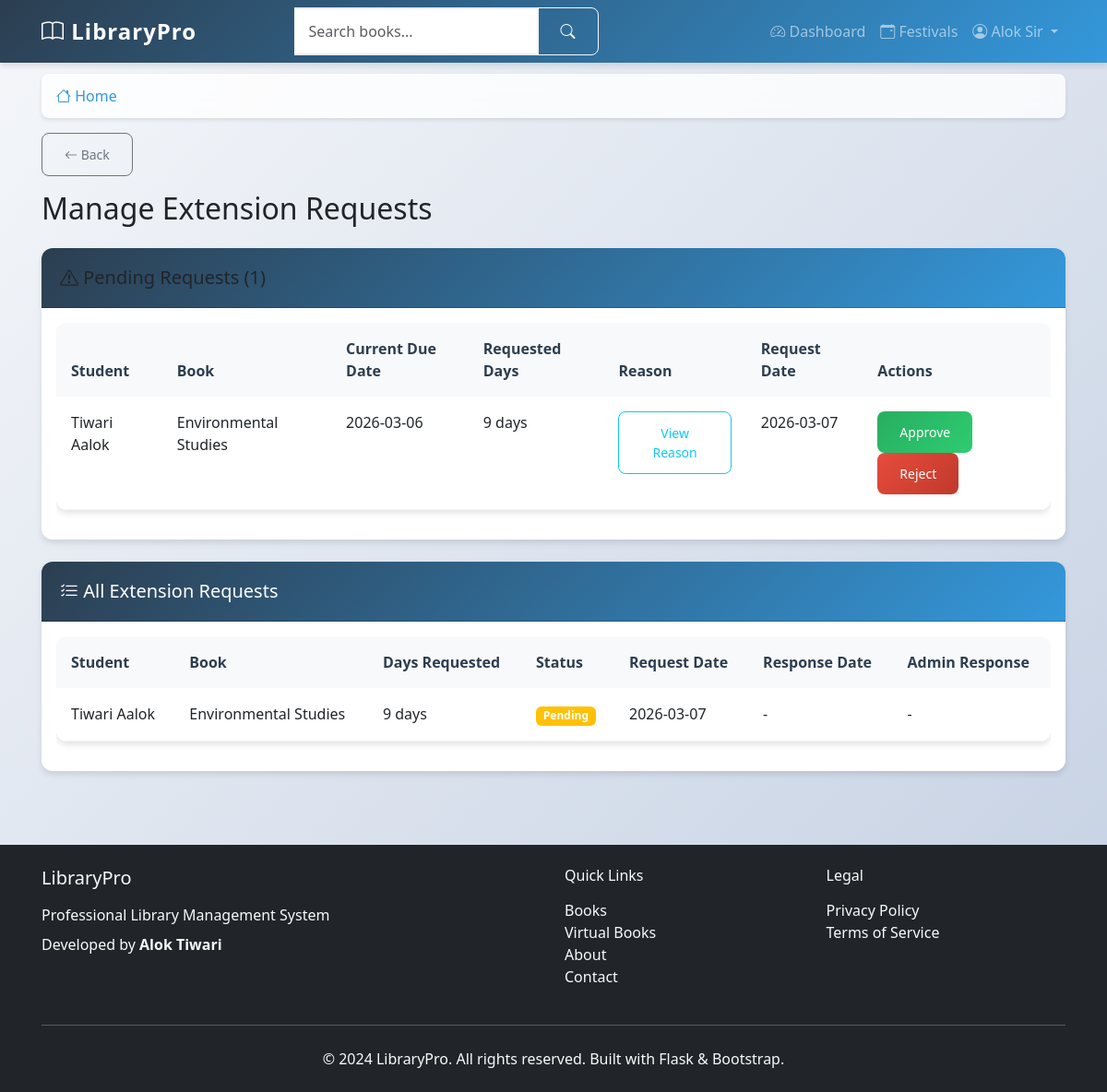
/manage-extensions (signed in), run on the app's committed database.
### app/models.py (models this page shows, shortened)
class User(UserMixin, db.Model):
    id = db.Column(db.Integer, primary_key=True)
    prn_number = db.Column(db.String(20), unique=True, nullable=False)
    username = db.Column(db.String(80), unique=True, nullable=False)
    email = db.Column(db.String(120), unique=True, nullable=False)
    name = db.Column(db.String(100), nullable=False)
    mother_name = db.Column(db.String(100), nullable=False)
    dob = db.Column(db.String(10), nullable=False)  # Format: DDMMYYYY
    phone = db.Column(db.String(15), nullable=True)
    address = db.Column(db.Text, nullable=True)
    password_hash = db.Column(db.String(255), nullable=False)
    role = db.Column(db.String(20), nullable=False, default='student')
    year = db.Column(db.String(10), nullable=True)  # 1st, 2nd, 3rd, 4th, 5th
    course = db.Column(db.String(50), nullable=True)  # BSC IT, BSC CS, etc.
    total_books_borrowed = db.Column(db.Integer, default=0)
    total_extension_requests = db.Column(db.Integer, default=0)
    library_hours_this_month = db.Column(db.Float, default=0.0)
    library_hours_this_year = db.Column(db.Float, default=0.0)
    created_at = db.Column(db.DateTime, default=datetime.utcnow)
    updated_at = db.Column(db.DateTime, default=datetime.utcnow, onupdate=datetime.utcnow)
    loans = db.relationship('Loan', backref='borrower', lazy='dynamic')
    library_sessions = db.relationship('LibrarySession', backref='user', lazy='dynamic')

class ExtensionRequest(db.Model):
    id = db.Column(db.Integer, primary_key=True)
    loan_id = db.Column(db.Integer, db.ForeignKey('loan.id'), nullable=False)
    requested_days = db.Column(db.Integer, nullable=False)
    reason = db.Column(db.Text, nullable=False)
    status = db.Column(db.String(20), nullable=False, default='pending')  # pending, approved, rejected
    admin_response = db.Column(db.Text, nullable=True)
    request_date = db.Column(db.DateTime, nullable=False, default=datetime.utcnow)
    response_date = db.Column(db.DateTime, nullable=True)
    responded_by = db.Column(db.Integer, db.ForeignKey('user.id'), nullable=True)
    status_expires_at = db.Column(db.DateTime, nullable=True)
    loan = db.relationship('Loan', backref='extension_requests')
    admin = db.relationship('User', foreign_keys=[responded_by])

class Book(db.Model):
    id = db.Column(db.Integer, primary_key=True)
    title = db.Column(db.String(200), nullable=False)
    author = db.Column(db.String(100), nullable=False)
    category = db.Column(db.String(50), nullable=False, default='General')
    semester = db.Column(db.String(20), nullable=True)
    course = db.Column(db.String(50), nullable=True)
    isbn = db.Column(db.String(20), nullable=True)
    thumbnail = db.Column(db.String(500), nullable=True)
    copies_total = db.Column(db.Integer, nullable=False, default=1)
    copies_available = db.Column(db.Integer, nullable=False, default=1)
    is_new_book = db.Column(db.Boolean, nullable=False, default=True)
    new_book_expires = db.Column(db.DateTime, nullable=True)
    is_prebooking = db.Column(db.Boolean, nullable=False, default=False)
    prebooking_starts = db.Column(db.DateTime, nullable=True)
    prebooking_slots = db.Column(db.Integer, nullable=False, default=0)
    prebooking_taken = db.Column(db.Integer, nullable=False, default=0)
    is_virtual = db.Column(db.Boolean, nullable=False, default=False)
    pdf_file_path = db.Column(db.String(500), nullable=True)
    virtual_price = db.Column(db.Float, nullable=True, default=0.0)  # Free to read
    download_price = db.Column(db.Float, nullable=True, default=11.0)  # ₹11 to download
    created_at = db.Column(db.DateTime, default=datetime.utcnow)
    loans = db.relationship('Loan', backref='book', lazy='dynamic')

class Loan(db.Model):
    id = db.Column(db.Integer, primary_key=True)
    user_id = db.Column(db.Integer, db.ForeignKey('user.id'), nullable=False)
    book_id = db.Column(db.Integer, db.ForeignKey('book.id'), nullable=False)
    issue_date = db.Column(db.DateTime, nullable=False, default=datetime.utcnow)
    due_date = db.Column(db.DateTime, nullable=False)
    return_date = db.Column(db.DateTime, nullable=True)

### app/main/routes.py (the view)
@bp.route('/manage-extensions')
@login_required
def manage_extensions():
    if current_user.role != 'admin':
        flash('Access denied. Admin privileges required.', 'danger')
        return redirect(url_for('main.dashboard'))
    from app.models import ExtensionRequest
    pending_requests = ExtensionRequest.query.filter_by(status='pending').all()
    all_requests = ExtensionRequest.query.order_by(ExtensionRequest.request_date.desc()).all()
    return render_template('main/manage_extensions.html', title='Manage Extensions',
                         pending_requests=pending_requests, all_requests=all_requests)

### app/templates/main/manage_extensions.html (shortened to what this page needs)
{% extends "base.html" %}
{% block content %}
<div class="row">
    <div class="col-12">
        <h2 class="mb-4">Manage Extension Requests</h2>
    </div>
</div>
{% if pending_requests %}
<div class="card mb-4">
    <div class="card-header bg-warning text-dark">
        <h5 class="mb-0"><i class="bi bi-exclamation-triangle"></i> Pending Requests ({{ pending_requests|length }})</h5>
    </div>
    <div class="card-body">
        <div class="table-responsive">
            <table class="table">
                <thead>
                    <tr>
                        <th>Student</th>
                        <th>Book</th>
                        <th>Current Due Date</th>
                        <th>Requested Days</th>
                        <th>Reason</th>
                        <th>Request Date</th>
                        <th>Actions</th>
                    </tr>
                </thead>
                <tbody>
                    {% for req in pending_requests %}
                    <tr>
                        <td>{{ req.loan.borrower.name }}</td>
                        <td>{{ req.loan.book.title }}</td>
                        <td>{{ req.loan.due_date.strftime('%Y-%m-%d') }}</td>
                        <td>{{ req.requested_days }} days</td>
                        <td>
                            <button class="btn btn-sm btn-outline-info" data-bs-toggle="modal"
                                    data-bs-target="#reasonModal{{ req.id }}">
                                View Reason
                            </button>
                        </td>
                        <td>{{ req.request_date.strftime('%Y-%m-%d') }}</td>
                        <td>
                            <button class="btn btn-sm btn-success me-1" data-bs-toggle="modal"
                                    data-bs-target="#approveModal{{ req.id }}">
                                Approve
                            </button>
                            <button class="btn btn-sm btn-danger" data-bs-toggle="modal"
                                    data-bs-target="#rejectModal{{ req.id }}">
                                Reject
                            </button>
                        </td>
                    </tr>
                    {% endfor %}
                </tbody>
            </table>
        </div>
    </div>
</div>
{% endif %}
<div class="card">
    <div class="card-header">
        <h5 class="mb-0"><i class="bi bi-list-check"></i> All Extension Requests</h5>
    </div>
    <div class="card-body">
        {% if all_requests %}
        <div class="table-responsive">
            <table class="table">
                <thead>
                    <tr>
                        <th>Student</th>
                        <th>Book</th>
                        <th>Days Requested</th>
                        <th>Status</th>
                        <th>Request Date</th>
                        <th>Response Date</th>
                        <th>Admin Response</th>
                    </tr>
                </thead>
                <tbody>
                    {% for req in all_requests %}
                    <tr>
                        <td>{{ req.loan.borrower.name }}</td>
                        <td>{{ req.loan.book.title }}</td>
                        <td>{{ req.requested_days }} days</td>
                        <td>
                            {% if req.status == 'pending' %}
                                <span class="badge bg-warning">Pending</span>
                            {% elif req.status == 'approved' %}
                                <span class="badge bg-success">Approved</span>
                            {% else %}
                                <span class="badge bg-danger">Rejected</span>
                            {% endif %}
                        </td>
                        <td>{{ req.request_date.strftime('%Y-%m-%d') }}</td>
                        <td>
                            {% if req.response_date %}
                                {{ req.response_date.strftime('%Y-%m-%d') }}
                            {% else %}
                                -
                            {% endif %}
                        </td>
                        <td>
                            {% if req.admin_response %}
                                {{ req.admin_response[:50] }}{% if req.admin_response|length > 50 %}...{% endif %}
                            {% else %}
                                -
                            {% endif %}
                        </td>
                    </tr>
                    {% endfor %}
                </tbody>
            </table>
        </div>
        {% else %}
        <p class="text-muted">No extension requests found.</p>
        {% endif %}
    </div>
</div>
{% endblock %}

### app/templates/base.html (shortened to what this page needs)
<!DOCTYPE html>
<html lang="en">
<head>
    <link href="https://cdn.jsdelivr.net/npm/bootstrap@5.3.0/dist/css/bootstrap.min.css" rel="stylesheet">
    <link rel="stylesheet" href="https://cdn.jsdelivr.net/npm/bootstrap-icons@1.10.0/font/bootstrap-icons.css">
    <link rel="stylesheet" href="{{ url_for('static', filename='css/style.css') }}">
    <link rel="stylesheet" href="{{ url_for('static', filename='css/modern.css') }}">
</head>
<body>
    <nav class="navbar navbar-expand-lg navbar-dark bg-primary fixed-top">
        <div class="container">
            <a class="navbar-brand fw-bold" href="{{ url_for('main.index') }}">
                <i class="bi bi-book"></i> LibraryPro
            </a>
            <div class="collapse navbar-collapse" id="navbarNav">
                {% if current_user.is_authenticated %}
                <form class="d-flex mx-auto" method="GET" action="{{ url_for('main.search') }}">
                    <div class="input-group">
                        <input class="form-control" type="search" name="q" placeholder="Search books..."
                               value="{{ request.args.get('q', '') }}">
                        <button class="btn btn-outline-light" type="submit">
                            <i class="bi bi-search"></i>
                        </button>
                    </div>
                </form>
                <ul class="navbar-nav ms-auto">
                    <li class="nav-item">
                        <a class="nav-link" href="{{ url_for('main.dashboard') }}">
                            <i class="bi bi-speedometer2"></i> Dashboard
                        </a>
                    </li>
                    <li class="nav-item">
                        <a class="nav-link" href="{{ url_for('main.festivals') }}">
                            <i class="bi bi-calendar-event"></i> Festivals
                        </a>
                    </li>
                    <li class="nav-item dropdown">
                        <a class="nav-link dropdown-toggle" href="#" role="button" data-bs-toggle="dropdown">
                            <i class="bi bi-person-circle"></i> {{ current_user.name }}
                        </a>
                    </li>
                </ul>
                {% endif %}
            </div>
        </div>
    </nav>
    <main class="main-content">
        <div class="container">
            {% if current_user.is_authenticated %}
            <nav aria-label="breadcrumb" class="mb-3">
                <ol class="breadcrumb">
                    <li class="breadcrumb-item">
                        <a href="{{ url_for('main.index') }}"><i class="bi bi-house"></i> Home</a>
                    </li>
                </ol>
            </nav>
            {% endif %}
            {% if current_user.is_authenticated and request.endpoint not in ['main.index', 'main.dashboard', 'main.student_dashboard', 'main.admin_dashboard'] %}
            <div class="mb-3">
                <button onclick="goBack()" class="btn btn-outline-secondary btn-sm">
                    <i class="bi bi-arrow-left"></i> Back
                </button>
            </div>
            {% endif %}
            {% block content %}{% endblock %}
        </div>
    </main>
    <footer class="bg-dark text-light py-4 mt-5">
        <div class="container">
            <div class="row">
                <div class="col-md-6">
                    <h5 class="mb-3">LibraryPro</h5>
                    <p class="mb-2">Professional Library Management System</p>
                    <p class="mb-0">Developed by <strong>Alok Tiwari</strong></p>
                </div>
                <div class="col-md-3">
                    <h6 class="mb-3">Quick Links</h6>
                    <ul class="list-unstyled">
                        <li><a href="{{ url_for('main.books_categories') }}" class="text-light text-decoration-none">Books</a></li>
                    <li><a href="{{ url_for('main.virtual_books') }}" class="text-light text-decoration-none">Virtual Books</a></li>
                        <li><a href="{{ url_for('main.about') }}" class="text-light text-decoration-none">About</a></li>
                        <li><a href="{{ url_for('main.contact') }}" class="text-light text-decoration-none">Contact</a></li>
                    </ul>
                </div>
                <div class="col-md-3">
                    <h6 class="mb-3">Legal</h6>
                    <ul class="list-unstyled">
                        <li><a href="{{ url_for('main.privacy') }}" class="text-light text-decoration-none">Privacy Policy</a></li>
                        <li><a href="{{ url_for('main.terms') }}" class="text-light text-decoration-none">Terms of Service</a></li>
                    </ul>
                </div>
            </div>
            <hr class="my-4">
            <div class="text-center">
                <p class="mb-0">&copy; 2024 LibraryPro. All rights reserved. Built with Flask & Bootstrap.</p>
            </div>
        </div>
    </footer>
</body>
</html>

### data on the page
User: name "Alok Sir"
ExtensionRequest: loan.borrower.name "Tiwari Aalok", loan.book "Environmental Studies", loan.due_date "2026-03-06", requested_days "9", request_date "2026-03-07", status "Pending"

### other printed values
{{ pending_requests|length }} "1"
